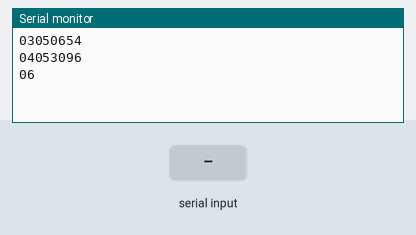
Simulated run of this sketch. Board: Arduino Uno, built with avr-gcc and run on an emulated ATmega328P. Parts: the last lines printed to the serial monitor. Inputs (shaded band) come from the test bench.

Above: at 1.2 s.
1.3 s: "90,45\n" received over Serial
At 1.6 s:
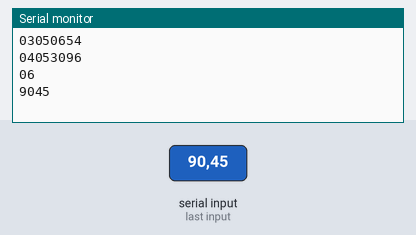
2.8 s: "30,150\n" received over Serial
At 4.0 s:
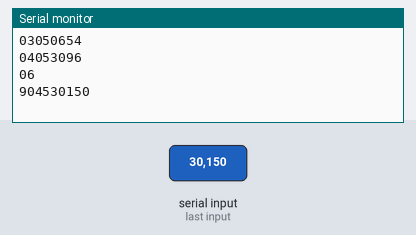
Timing chart, 0 to 5.8 s (numbered marks = the images above; inputs shaded):
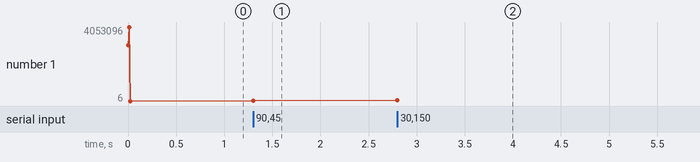

Measured:
- after the input at 1.3 s, the serial monitor: prints a new line at once (image 1)
- after the input at 2.8 s, the serial monitor: prints a new line at once (image 2)
- plotted number 1: 6 → 9045 after the input at 1.3 s, 9045 → 30150 after the input at 2.8 s

The sketch:

ex02.ino
```cpp
void setup () {
  Serial.begin (9600);
  while (!Serial);
  Serial.println ("03050654" );
   Serial.println ("04053096" );
   Serial.println ("06");
}
void loop() {
   if(Serial.available())
   {
     char ch= Serial.read ();
     if(ch>='0'&&ch<='9')
     {
       byte no=ch-'0';
       Serial.print (no);

     }

   }
}
```
